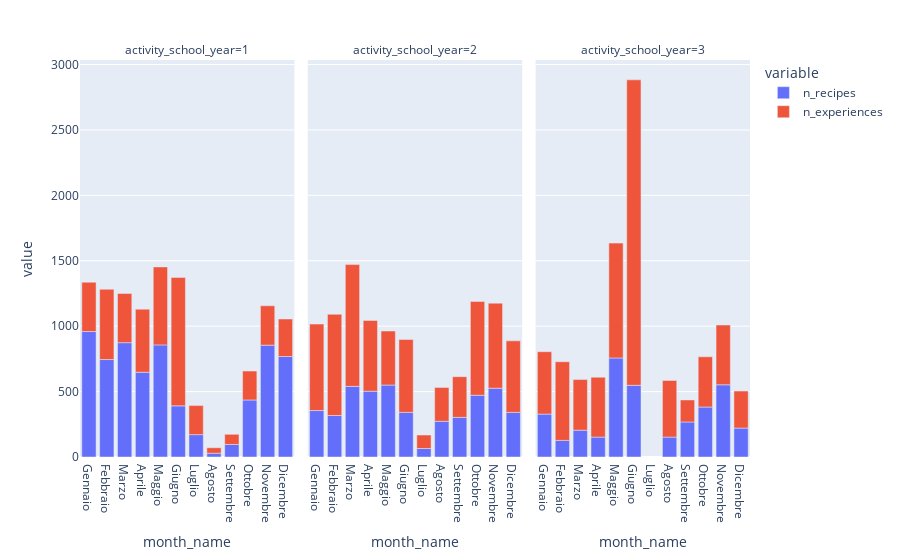

Write notebook code for a chart like this one.
### Code cell
import plotly.express as px
fig = px.bar(df, x="month_name", y=["n_recipes","n_experiences"],facet_col='activity_school_year')
fig.show()

### Figure 1 — Plotly figure (JSON) as saved in the notebook; plotly's stock layout.template omitted (floating-point values rounded to 4 significant figures)
{"data": [{"alignmentgroup": "True", "hovertemplate": "variable=n_recipes<br>activity_school_year=1<br>month_name=%{x}<br>value=%{y}<extra></extra>", "legendgroup": "n_recipes", "marker": {"color": "#636efa"}, "name": "n_recipes", "offsetgroup": "n_recipes", "orientation": "v", "showlegend": true, "textposition": "auto", "type": "bar", "x": ["Gennaio", "Febbraio", "Marzo", "Aprile", "Maggio", "Giugno", "Luglio", "Agosto", "Settembre", "Ottobre", "Novembre", "Dicembre"], "xaxis": "x", "y": [959, 745, 874, 648, 857, 391, 171, 29, 96, 436, 855, 768], "yaxis": "y"}, {"alignmentgroup": "True", "hovertemplate": "variable=n_recipes<br>activity_school_year=2<br>month_name=%{x}<br>value=%{y}<extra></extra>", "legendgroup": "n_recipes", "marker": {"color": "#636efa"}, "name": "n_recipes", "offsetgroup": "n_recipes", "orientation": "v", "showlegend": false, "textposition": "auto", "type": "bar", "x": ["Gennaio", "Febbraio", "Marzo", "Aprile", "Maggio", "Giugno", "Luglio", "Agosto", "Settembre", "Ottobre", "Novembre", "Dicembre"], "xaxis": "x2", "y": [355, 317, 540, 503, 550, 341, 65, 273, 303, 472, 526, 341], "yaxis": "y2"}, {"alignmentgroup": "True", "hovertemplate": "variable=n_recipes<br>activity_school_year=3<br>month_name=%{x}<br>value=%{y}<extra></extra>", "legendgroup": "n_recipes", "marker": {"color": "#636efa"}, "name": "n_recipes", "offsetgroup": "n_recipes", "orientation": "v", "showlegend": false, "textposition": "auto", "type": "bar", "x": ["Gennaio", "Febbraio", "Marzo", "Aprile", "Maggio", "Giugno", "Luglio", "Agosto", "Settembre", "Ottobre", "Novembre", "Dicembre"], "xaxis": "x3", "y": [328, 127, 205, 152, 757, 548, null, 152, 268, 382, 552, 221], "yaxis": "y3"}, {"alignmentgroup": "True", "hovertemplate": "variable=n_experiences<br>activity_school_year=1<br>month_name=%{x}<br>value=%{y}<extra></extra>", "legendgroup": "n_experiences", "marker": {"color": "#EF553B"}, "name": "n_experiences", "offsetgroup": "n_experiences", "orientation": "v", "showlegend": true, "textposition": "auto", "type": "bar", "x": ["Gennaio", "Febbraio", "Marzo", "Aprile", "Maggio", "Giugno", "Luglio", "Agosto", "Settembre", "Ottobre", "Novembre", "Dicembre"], "xaxis": "x", "y": [377, 537, 376, 482, 596, 982, 222, 42, 77, 221, 301, 287], "yaxis": "y"}, {"alignmentgroup": "True", "hovertemplate": "variable=n_experiences<br>activity_school_year=2<br>month_name=%{x}<br>value=%{y}<extra></extra>", "legendgroup": "n_experiences", "marker": {"color": "#EF553B"}, "name": "n_experiences", "offsetgroup": "n_experiences", "orientation": "v", "showlegend": false, "textposition": "auto", "type": "bar", "x": ["Gennaio", "Febbraio", "Marzo", "Aprile", "Maggio", "Giugno", "Luglio", "Agosto", "Settembre", "Ottobre", "Novembre", "Dicembre"], "xaxis": "x2", "y": [661, 774, 931, 541, 413, 557, 103, 259, 311, 717, 650, 547], "yaxis": "y2"}, {"alignmentgroup": "True", "hovertemplate": "variable=n_experiences<br>activity_school_year=3<br>month_name=%{x}<br>value=%{y}<extra></extra>", "legendgroup": "n_experiences", "marker": {"color": "#EF553B"}, "name": "n_experiences", "offsetgroup": "n_experiences", "orientation": "v", "showlegend": false, "textposition": "auto", "type": "bar", "x": ["Gennaio", "Febbraio", "Marzo", "Aprile", "Maggio", "Giugno", "Luglio", "Agosto", "Settembre", "Ottobre", "Novembre", "Dicembre"], "xaxis": "x3", "y": [477, 601, 387, 458, 878, 2335, null, 433, 168, 384, 457, 283], "yaxis": "y3"}], "layout": {"annotations": [{"font": {}, "showarrow": false, "text": "activity_school_year=1", "x": 0.16, "xanchor": "center", "xref": "paper", "y": 1, "yanchor": "bottom", "yref": "paper"}, {"font": {}, "showarrow": false, "text": "activity_school_year=2", "x": 0.5, "xanchor": "center", "xref": "paper", "y": 1, "yanchor": "bottom", "yref": "paper"}, {"font": {}, "showarrow": false, "text": "activity_school_year=3", "x": 0.84, "xanchor": "center", "xref": "paper", "y": 1, "yanchor": "bottom", "yref": "paper"}], "barmode": "relative", "legend": {"title": {"text": "variable"}, "tracegroupgap": 0}, "margin": {"t": 60}, "xaxis": {"anchor": "y", "domain": [0, 0.32], "title": {"text": "month_name"}}, "xaxis2": {"anchor": "y2", "domain": [0.34, 0.66], "matches": "x", "title": {"text": "month_name"}}, "xaxis3": {"anchor": "y3", "domain": [0.68, 1.0], "matches": "x", "title": {"text": "month_name"}}, "yaxis": {"anchor": "x", "domain": [0, 1], "title": {"text": "value"}}, "yaxis2": {"anchor": "x2", "domain": [0, 1], "matches": "y", "showticklabels": false}, "yaxis3": {"anchor": "x3", "domain": [0, 1], "matches": "y", "showticklabels": false}}}
